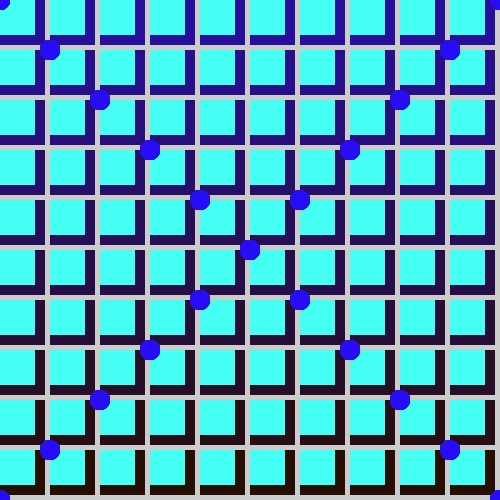
Frame 1 (no input)
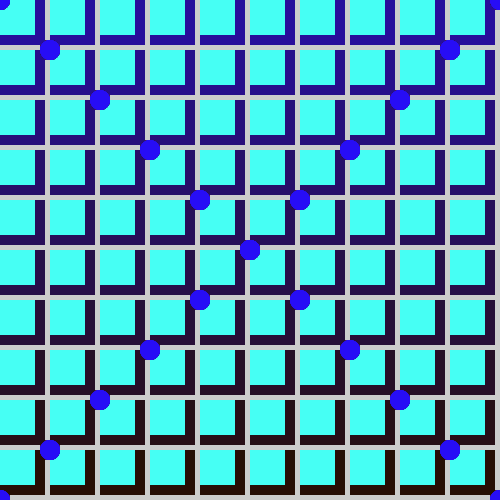
Frame 60 (the mouse pressed at the canvas centre just before this capture)
Frame 120 (the mouse held since frame 60 and released just before this capture): identical to frame 60, image omitted

The Processing sketch that drew these frames (run headless with seeded random() and noise(); from frame 60 on, the mouse is pressed at the canvas centre):

// Processing sketch: processing_38294
// ── processing_38294.pde

//import processing.pdf.*;

int x1 = 0;
int y1 = 0;
int spacing = 50;

void setup() {
  size(500, 500);
  smooth();
  noStroke();
}

void draw() {
  for (int j = 0; j<=500; j = j + spacing) {
    for (int i = 0; i<=500; i = i + spacing) {
      for (int k = 0; k<=25; k = k+6) {
        rect(x1+i, y1+j, 45, 45);
        fill(70, 255, 244);
        rect(x1+i, y1+j, 35, 35);
        fill(#270E9B-j/3);
        ellipse(x1+i, y1+i, 20, 20);
        ellipse (500-i, y1+i, 20, 20);
      }
    }
  }
  //exit();
}
